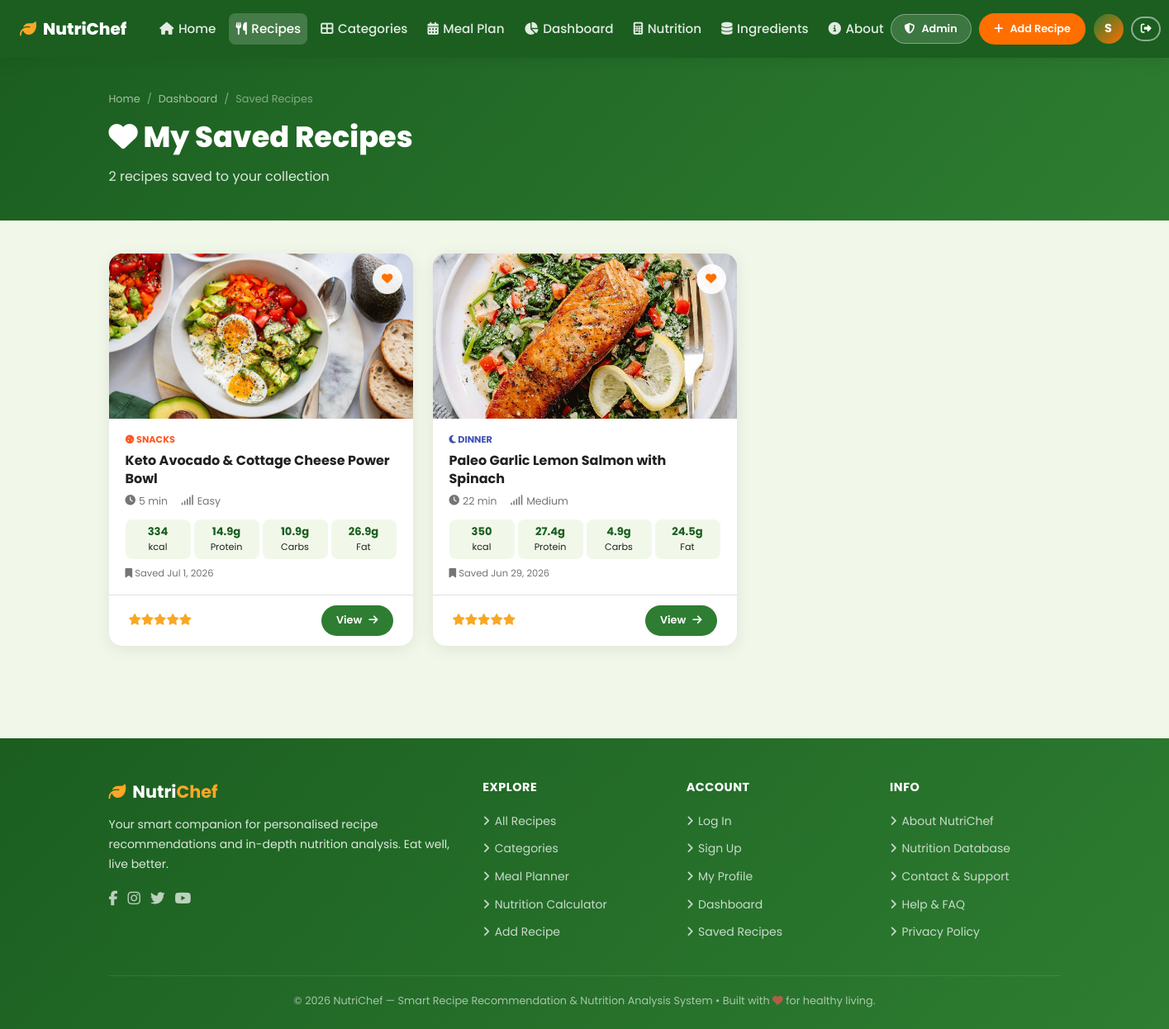
The page /pages/saved_recipes.php (signed in) on the database its author committed.
### tables this page shows
CREATE TABLE `users` (
  `user_id` int(11) NOT NULL,
  `username` varchar(50) NOT NULL,
  `email` varchar(100) NOT NULL,
  `password_hash` varchar(255) NOT NULL,
  `full_name` varchar(100) NOT NULL,
  `age` int(11) DEFAULT NULL,
  `gender` enum('Male','Female','Other') DEFAULT NULL,
  `weight_kg` decimal(5,2) DEFAULT NULL,
  `height_cm` decimal(5,2) DEFAULT NULL,
  `activity_level` enum('Sedentary','Lightly Active','Moderately Active','Very Active','Extra Active') DEFAULT 'Moderately Active',
  `dietary_preference` enum('None','Vegetarian','Vegan','Gluten-Free','Keto','Paleo') DEFAULT 'None',
  `health_goal` enum('Lose Weight','Maintain Weight','Gain Weight','Build Muscle') DEFAULT 'Maintain Weight',
  `profile_picture` varchar(255) DEFAULT 'default_avatar.png',
  `created_at` timestamp NOT NULL DEFAULT current_timestamp(),
  `updated_at` timestamp NOT NULL DEFAULT current_timestamp() ON UPDATE current_timestamp()
);

CREATE TABLE `saved_recipes` (
  `id` int(11) NOT NULL,
  `user_id` int(11) NOT NULL,
  `recipe_id` int(11) NOT NULL,
  `saved_at` timestamp NOT NULL DEFAULT current_timestamp()
);

CREATE TABLE `recipes` (
  `recipe_id` int(11) NOT NULL,
  `title` varchar(150) NOT NULL,
  `description` text DEFAULT NULL,
  `category_id` int(11) DEFAULT NULL,
  `user_id` int(11) DEFAULT NULL,
  `prep_time_min` int(11) DEFAULT 0,
  `cook_time_min` int(11) DEFAULT 0,
  `servings` int(11) DEFAULT 1,
  `difficulty` enum('Easy','Medium','Hard') DEFAULT 'Medium',
  `dietary_type` enum('None','Vegetarian','Vegan','Gluten-Free','Keto','Paleo') DEFAULT 'None',
  `image_url` varchar(255) DEFAULT 'default_recipe.jpg',
  `instructions` text NOT NULL,
  `is_featured` tinyint(1) DEFAULT 0,
  `total_calories` decimal(8,2) DEFAULT 0.00,
  `total_protein` decimal(8,2) DEFAULT 0.00,
  `total_carbs` decimal(8,2) DEFAULT 0.00,
  `total_fat` decimal(8,2) DEFAULT 0.00,
  `total_fiber` decimal(8,2) DEFAULT 0.00,
  `view_count` int(11) DEFAULT 0,
  `rating_avg` decimal(3,2) DEFAULT 0.00,
  `created_at` timestamp NOT NULL DEFAULT current_timestamp()
);

CREATE TABLE `categories` (
  `category_id` int(11) NOT NULL,
  `category_name` varchar(50) NOT NULL,
  `icon` varchar(50) DEFAULT 'fa-utensils',
  `color_hex` varchar(7) DEFAULT '#4CAF50'
);

### includes/auth.php (called while the page is built, shortened)
<?php
function isLoggedIn(): bool {
    return isset($_SESSION['user_id']) && !empty($_SESSION['user_id']);
}
function getCurrentUser(): ?array {
    $pdo = getDB();
    $stmt = $pdo->prepare("SELECT * FROM users WHERE user_id = ?");
    $stmt->execute([$_SESSION['user_id']]);
    return $stmt->fetch() ?: null;
}

### includes/functions.php (called while the page is built, shortened)
<?php
function getNutritionPerServing(array $recipe): array {
    $s = max(1, (int)$recipe['servings']);
    return [
        'calories' => round($recipe['total_calories'] / $s, 1),
        'protein'  => round($recipe['total_protein']  / $s, 1),
        'carbs'    => round($recipe['total_carbs']    / $s, 1),
        'fat'      => round($recipe['total_fat']      / $s, 1),
        'fiber'    => round($recipe['total_fiber']    / $s, 1),
    ];
}

### pages/saved_recipes.php (the view, shortened to what this page needs)
<?php
require_once __DIR__ . '/../includes/auth.php';
require_once __DIR__ . '/../includes/functions.php';
$user = getCurrentUser();
$pdo  = getDB();
$stmt = $pdo->prepare(
    "SELECT r.*, c.category_name, c.icon, c.color_hex, sr.saved_at
     FROM saved_recipes sr
     JOIN recipes r ON sr.recipe_id = r.recipe_id
     LEFT JOIN categories c ON r.category_id = c.category_id
     WHERE sr.user_id = ?
     ORDER BY sr.saved_at DESC"
);
$stmt->execute([$user['user_id']]);
$savedRecipes = $stmt->fetchAll();
include __DIR__ . '/../includes/header.php';
?>
<div class="page-header">
  <div class="container">
    <nav class="breadcrumb"><a href="<?= SITE_URL ?>">Home</a><span>/</span><a href="dashboard.php">Dashboard</a><span>/</span><span>Saved Recipes</span></nav>
    <h1><i class="fas fa-heart"></i> My Saved Recipes</h1>
    <p><?= count($savedRecipes) ?> recipe<?= count($savedRecipes)!=1?'s':'' ?> saved to your collection</p>
  </div>
</div>
<div class="container" style="padding-bottom:3rem">
  <?php if (empty($savedRecipes)): ?>
    <div class="card" style="padding:3.5rem;text-align:center">
      <i class="fas fa-heart-broken" style="font-size:3.5rem;color:var(--border);margin-bottom:1rem;display:block"></i>
      <h3 style="color:var(--text-muted);margin-bottom:.5rem">No saved recipes yet</h3>
      <p class="text-muted" style="margin-bottom:1.5rem">Browse recipes and click the <i class="fas fa-heart" style="color:var(--secondary)"></i> icon to save them here.</p>
      <a href="recipes.php" class="btn btn-primary"><i class="fas fa-search"></i> Explore Recipes</a>
    </div>
  <?php else: ?>
    <div class="recipe-grid">
      <?php foreach ($savedRecipes as $r):
        $nutr  = getNutritionPerServing($r);
        $stars = round((float)($r['rating_avg'] ?? 0));
      ?>
        <div class="card recipe-card">
          <?php if (!empty($r['image_url']) && trim($r['image_url']) !== '' && $r['image_url'] !== 'default_recipe.jpg'): ?>
          <img src="<?= SITE_URL ?>/images/<?= htmlspecialchars($r['image_url']) ?>" alt="<?= htmlspecialchars($r['title']) ?>" class="recipe-card-img" style="object-fit:cover; width:100%; height:200px; display:block;">
          <?php endif; ?>
          <button class="recipe-save-btn saved" data-recipe-id="<?= $r['recipe_id'] ?>" title="Remove from saved">
            <i class="fas fa-heart"></i>
          </button>
          <div class="recipe-card-body">
            <div style="font-size:.7rem;color:<?= htmlspecialchars($r['color_hex']??'var(--primary)') ?>;font-weight:700;text-transform:uppercase;margin-bottom:.3rem">
              <i class="fas <?= htmlspecialchars($r['icon']??'fa-utensils') ?>"></i> <?= htmlspecialchars($r['category_name']??'General') ?>
            </div>
            <h3 class="recipe-title">
              <a href="recipe_detail.php?id=<?= $r['recipe_id'] ?>" style="color:inherit"><?= htmlspecialchars($r['title']) ?></a>
            </h3>
            <div class="recipe-meta">
              <span><i class="fas fa-clock"></i> <?= (int)$r['prep_time_min']+(int)$r['cook_time_min'] ?> min</span>
              <span><i class="fas fa-signal"></i> <?= htmlspecialchars($r['difficulty']) ?></span>
            </div>
            <div class="recipe-nutrition">
              <div class="nutr-pill"><strong><?= round($nutr['calories']) ?></strong>kcal</div>
              <div class="nutr-pill"><strong><?= $nutr['protein'] ?>g</strong>Protein</div>
              <div class="nutr-pill"><strong><?= $nutr['carbs'] ?>g</strong>Carbs</div>
              <div class="nutr-pill"><strong><?= $nutr['fat'] ?>g</strong>Fat</div>
            </div>
            <p style="font-size:.72rem;color:var(--text-muted);margin-top:.5rem">
              <i class="fas fa-bookmark"></i> Saved <?= date('M j, Y', strtotime($r['saved_at'])) ?>
            </p>
          </div>
          <div class="card-footer recipe-card-footer">
            <div class="stars"><?php for ($i=1;$i<=5;$i++) echo '<i class="'.($i<=$stars?'fas':'far').' fa-star"></i>'; ?></div>
            <a href="recipe_detail.php?id=<?= $r['recipe_id'] ?>" class="btn btn-primary btn-sm">View <i class="fas fa-arrow-right"></i></a>
          </div>
        </div>
      <?php endforeach; ?>
    </div>
  <?php endif; ?>
</div>
<?php include __DIR__ . '/../includes/footer.php'; ?>

### includes/header.php (shortened to what this page needs)
<?php
require_once __DIR__ . '/auth.php';
$isLoggedIn = isLoggedIn();
$currentUser = $isLoggedIn ? getCurrentUser() : null;
$initials = $currentUser ? strtoupper(substr($currentUser['full_name'] ?? $currentUser['username'] ?? 'U', 0, 1)) : '';
?>
<!DOCTYPE html>
<html lang="en">
<head>
  <link rel="stylesheet" href="https://cdnjs.cloudflare.com/ajax/libs/font-awesome/6.5.0/css/all.min.css" />
  <link rel="stylesheet" href="<?= SITE_URL ?>/css/style.css" />
</head>
<body>
<header class="navbar" style="position: sticky; top: 0; z-index: 1000; background: var(--primary-dark); box-shadow: var(--shadow); height: 70px;">
  <div class="container">
    <a href="<?= SITE_URL ?>/index.php" style="display: flex; align-items: center; gap: 0.5rem; text-decoration: none; font-size: 1.25rem; font-weight: 800; color: #fff; flex-shrink: 0;">
      <i class="fas fa-leaf" style="color: var(--secondary-light);"></i> NutriChef
    </a>
    <ul class="nav-links">
      <li><a href="<?= SITE_URL ?>/index.php"><i class="fas fa-home"></i> Home</a></li>
      <li><a href="<?= SITE_URL ?>/pages/recipes.php"><i class="fas fa-utensils"></i> Recipes</a></li>
      <li><a href="<?= SITE_URL ?>/pages/categories.php"><i class="fas fa-th-large"></i> Categories</a></li>
      <?php if ($isLoggedIn): ?>
        <li><a href="<?= SITE_URL ?>/pages/meal_plan.php"><i class="fas fa-calendar-alt"></i> Meal Plan</a></li>
        <li><a href="<?= SITE_URL ?>/pages/dashboard.php"><i class="fas fa-chart-pie"></i> Dashboard</a></li>
      <?php endif; ?>
      <li><a href="<?= SITE_URL ?>/pages/nutrition_calculator.php"><i class="fas fa-calculator"></i> Nutrition</a></li>
      <li><a href="<?= SITE_URL ?>/pages/ingredients.php"><i class="fas fa-database"></i> Ingredients</a></li>
      <li><a href="<?= SITE_URL ?>/pages/about.php"><i class="fas fa-info-circle"></i> About</a></li>
    </ul>
    <div style="display: flex; align-items: center; gap: 0.6rem; flex-shrink: 0;">
      <?php if ($isLoggedIn): ?>
        <?php if (($currentUser['username'] ?? '') === 'admin' || ($currentUser['user_id'] ?? 0) === 1): ?>
          <a href="<?= SITE_URL ?>/pages/admin.php" class="btn btn-sm" style="border-radius:50px; background:rgba(255,255,255,.15); color:#fff; border:1px solid rgba(255,255,255,.35); white-space:nowrap;">
            <i class="fas fa-shield-alt"></i> Admin
          </a>
        <?php endif; ?>
        <a href="<?= SITE_URL ?>/pages/add_recipe.php" class="btn btn-secondary btn-sm" style="border-radius:50px; white-space:nowrap;">
          <i class="fas fa-plus"></i> Add Recipe
        </a>
        <a href="<?= SITE_URL ?>/pages/profile.php" class="nav-avatar" title="<?= htmlspecialchars($currentUser['full_name'] ?? '') ?>" style="width:36px; height:36px; border-radius:50%; background:linear-gradient(135deg,#2E7D32,#FF6F00); display:flex; align-items:center; justify-content:center; color:#fff; font-weight:700; font-size:.9rem; text-decoration:none; flex-shrink:0;">
          <?= $initials ?>
        </a>
        <a href="<?= SITE_URL ?>/php/logout.php" class="btn btn-outline btn-sm" style="color:#fff; border-color:rgba(255,255,255,.5); flex-shrink:0; padding: 0.4rem 0.6rem;" title="Logout">
          <i class="fas fa-sign-out-alt"></i>
        </a>
      <?php endif; ?>
    </div>
  </div>
</header>

### css/style.css (style rules this page uses)
:root { --primary: #2E7D32; --primary-light: #4CAF50; --primary-dark: #1B5E20; --secondary: #FF6F00; --secondary-light:#FFA726; --accent: #00838F; --danger: #C62828; --warning: #F9A825; --bg: #F1F8E9; --bg-card: #FFFFFF; --text: #212121; --text-muted: #757575; --border: #E0E0E0; --shadow: 0 4px 20px rgba(0,0,0,.08); --shadow-hover: 0 8px 32px rgba(0,0,0,.16); --radius: 16px; --radius-sm: 8px; --transition: 0.28s cubic-bezier(.4,0,.2,1); --font: 'Poppins', sans-serif; }
*, *::before, *::after { box-sizing: border-box; margin: 0; padding: 0; }
html { scroll-behavior: smooth; font-size: 16px; }
body { font-family: var(--font); background: var(--bg); color: var(--text); line-height: 1.6; min-height: 100vh; }
a { color: var(--primary); text-decoration: none; transition: color var(--transition); }
img { max-width: 100%; display: block; }
.container { max-width: 1200px; margin: 0 auto; padding: 0 1.5rem; }
.navbar { background: linear-gradient(135deg, var(--primary-dark) 0%, var(--primary) 100%); position: sticky; top: 0; z-index: 1000; box-shadow: 0 2px 12px rgba(0,0,0,.2); }
.nav-links { display: flex; align-items: center; gap: .25rem; list-style: none; }
.nav-links a { color: rgba(255,255,255,.88); padding: .45rem .85rem; border-radius: var(--radius-sm); font-size: .9rem; font-weight: 500; transition: background var(--transition), color var(--transition); display: flex; align-items: center; gap: .4rem; }
.nav-links a:hover, .nav-links a.active { background: rgba(255,255,255,.18); color: #fff; }
.btn { display: inline-flex; align-items: center; gap: .5rem; padding: .65rem 1.5rem; border-radius: 50px; font-family: var(--font); font-size: .9rem; font-weight: 600; cursor: pointer; border: 2px solid transparent; transition: all var(--transition); text-decoration: none; }
.btn-primary { background: var(--primary); color: #fff; }
.btn-secondary { background: var(--secondary); color: #fff; }
.btn-outline { background: transparent; border-color: var(--primary); color: var(--primary); }
.btn-sm { padding: .4rem 1rem; font-size: .8rem; }
.card { background: var(--bg-card); border-radius: var(--radius); box-shadow: var(--shadow); overflow: hidden; transition: transform var(--transition), box-shadow var(--transition); }
.card-footer { padding: .75rem 1.5rem; border-top: 1px solid var(--border); }
.recipe-grid { display: grid; grid-template-columns: repeat(auto-fill, minmax(280px, 1fr)); gap: 1.5rem; }
.recipe-card { position: relative; }
.recipe-card-img { width: 100%; height: 200px; object-fit: cover; background: linear-gradient(135deg, #C8E6C9, #A5D6A7); display: flex; align-items: center; justify-content: center; font-size: 4rem; }
.recipe-save-btn { position: absolute; top: .8rem; right: .8rem; background: rgba(255,255,255,.9); border: none; border-radius: 50%; width: 36px; height: 36px; display: flex; align-items: center; justify-content: center; cursor: pointer; color: var(--text-muted); transition: all var(--transition); z-index: 2; }
.recipe-save-btn:hover, .recipe-save-btn.saved { color: var(--secondary); }
.recipe-card-body { padding: 1.1rem 1.25rem 1rem; }
.recipe-title { font-size: 1rem; font-weight: 700; margin-bottom: .4rem; color: var(--text); line-height: 1.35; }
.recipe-meta { display: flex; gap: 1rem; font-size: .78rem; color: var(--text-muted); margin-bottom: .75rem; flex-wrap: wrap; }
.recipe-meta span { display: flex; align-items: center; gap: .25rem; }
.recipe-nutrition { display: grid; grid-template-columns: repeat(4, 1fr); gap: .25rem; }
.nutr-pill { background: var(--bg); border-radius: var(--radius-sm); padding: .3rem .2rem; text-align: center; font-size: .7rem; }
.nutr-pill strong { display: block; font-size: .82rem; color: var(--primary-dark); }
.recipe-card-footer { display: flex; justify-content: space-between; align-items: center; }
.stars { color: var(--warning); font-size: .85rem; }
.page-header { background: linear-gradient(135deg, var(--primary-dark), var(--primary)); color: #fff; padding: 2.5rem 0; margin-bottom: 2.5rem; }
.page-header h1 { font-size: clamp(1.5rem, 3vw, 2.2rem); font-weight: 800; }
.page-header p { opacity: .85; margin-top: .4rem; }
.breadcrumb { display: flex; gap: .5rem; align-items: center; font-size: .8rem; opacity: .75; margin-bottom: .5rem; }
.breadcrumb a { color: rgba(255,255,255,.8); }
.breadcrumb span { opacity: .6; }

### rows shown on the page
users: full_name "S"
saved_recipes: recipe.title (picture), categories.category_name "SNACKS", recipe.title "Keto Avocado & Cottage Cheese Power Bowl", (int)$r['prep_time_min']+(int)$r['cook_time_min'] "5", recipe.difficulty "Easy", calories "334", protein "14.9", carbs "10.9", fat "26.9", saved_at "Jul 1, 2026"
saved_recipes: recipe.title (picture), categories.category_name "DINNER", recipe.title "Paleo Garlic Lemon Salmon with Spinach", (int)$r['prep_time_min']+(int)$r['cook_time_min'] "22", recipe.difficulty "Medium", calories "350", protein "27.4", carbs "4.9", fat "24.5", saved_at "Jun 29, 2026"

### other values the page prints
count($savedRecipes) "2"
